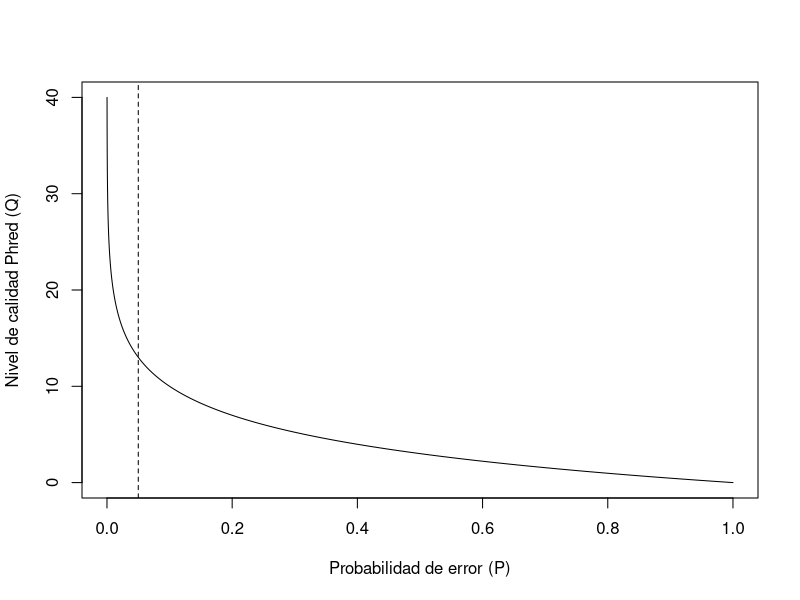

Generate this figure with R:
## ---- chunk 1
knitr::opts_chunk$set(echo = FALSE)
## ---- chunk 2
P <- (1:10000)/10000
Q <- -10 * log10(P)
plot(P, Q, type='l', xlab='Probabilidad de error (P)', ylab='Nivel de calidad Phred (Q)')
abline(v=0.05, lty=2)
